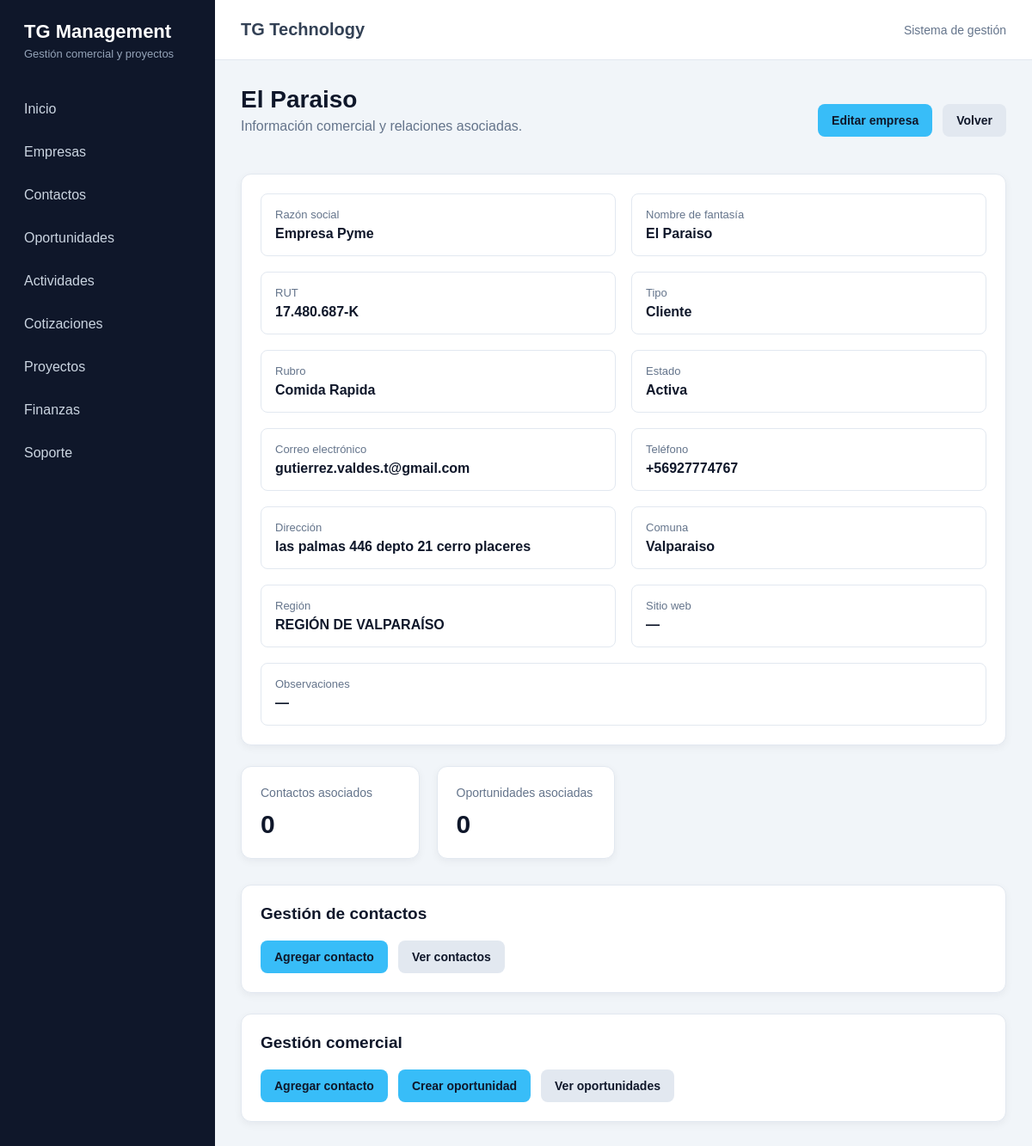
The page /crm/empresas/1/ on the database as committed earlier.
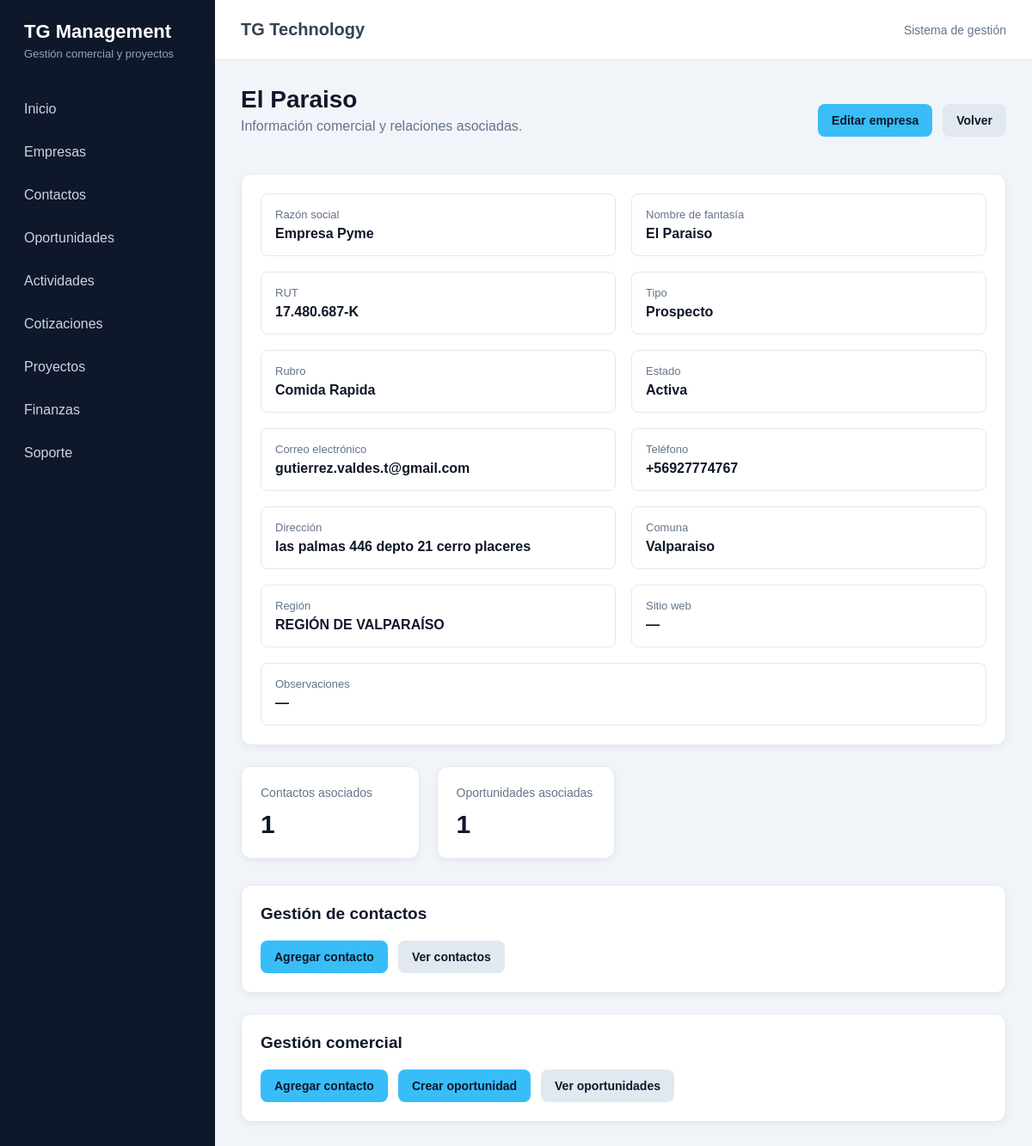
The same page on the database as committed later.
### crm/models.py (models this page shows)
class Empresa(models.Model):
    class TipoEmpresa(models.TextChoices):
        PROSPECTO = "PROSPECTO", "Prospecto"
        CLIENTE = "CLIENTE", "Cliente"
        PROVEEDOR = "PROVEEDOR", "Proveedor"
        PARTNER = "PARTNER", "Partner"
    class EstadoEmpresa(models.TextChoices):
        ACTIVA = "ACTIVA", "Activa"
        INACTIVA = "INACTIVA", "Inactiva"
    razon_social = models.CharField(
        "Razón social",
        max_length=200,
    )
    nombre_fantasia = models.CharField(
        "Nombre de fantasía",
        max_length=200,
        blank=True,
    )
    rut = models.CharField(
        "RUT",
        max_length=20,
        blank=True,
        unique=True,
        null=True,
    )
    tipo = models.CharField(
        "Tipo de empresa",
        max_length=20,
        choices=TipoEmpresa.choices,
        default=TipoEmpresa.PROSPECTO,
    )
    rubro = models.CharField(
        "Rubro",
        max_length=150,
        blank=True,
    )
    sitio_web = models.URLField(
        "Sitio web",
        blank=True,
    )
    telefono = models.CharField(
        "Teléfono",
        max_length=30,
        blank=True,
    )
    email = models.EmailField(
        "Correo electrónico",
        blank=True,
    )
    direccion = models.CharField(
        "Dirección",
        max_length=250,
        blank=True,
    )
    comuna = models.CharField(
        "Comuna",
        max_length=100,
        blank=True,
    )
    region = models.CharField(
        "Región",
        max_length=100,
        blank=True,
    )
    estado = models.CharField(
        "Estado",
        max_length=20,
        choices=EstadoEmpresa.choices,
        default=EstadoEmpresa.ACTIVA,
    )
    observaciones = models.TextField(
        "Observaciones",
        blank=True,
    )
    creado_por = models.ForeignKey(
        settings.AUTH_USER_MODEL,
        verbose_name="Creado por",
        on_delete=models.SET_NULL,
        null=True,
        blank=True,
        related_name="empresas_creadas",
    )
    fecha_creacion = models.DateTimeField(
        "Fecha de creación",
        auto_now_add=True,
    )
    fecha_actualizacion = models.DateTimeField(
        "Última actualización",
        auto_now=True,
    )
    class Meta:
        verbose_name = "Empresa"
        verbose_name_plural = "Empresas"
        ordering = ["razon_social"]
    def __str__(self):
        return self.nombre_fantasia or self.razon_social

### crm/views.py (the view)
def empresa_detalle(request, pk):
    empresa = get_object_or_404(
        Empresa.objects.prefetch_related(
            "contactos",
            "oportunidades",
        ),
        pk=pk,
    )
    contexto = {
        "empresa": empresa,
    }
    return render(
        request,
        "crm/empresa_detalle.html",
        contexto,
    )

### crm/templates/crm/empresa_detalle.html (shortened to what the changed rows need)
{% extends "core/base.html" %}
{% block content %}
    <div class="acciones">
        <div class="encabezado-pagina">
            <h1>{{ empresa }}</h1>
            <p>
                Información comercial y relaciones asociadas.
            </p>
        </div>
    </div>
    <div class="panel">
        <div class="detalle-grid">
            <div class="detalle-item">
                <p>Razón social</p>
                <strong>{{ empresa.razon_social }}</strong>
            </div>
            <div class="detalle-item">
                <p>Nombre de fantasía</p>
                <strong>
                    {{ empresa.nombre_fantasia|default:"—" }}
                </strong>
            </div>
            <div class="detalle-item">
                <p>RUT</p>
                <strong>{{ empresa.rut|default:"—" }}</strong>
            </div>
            <div class="detalle-item">
                <p>Tipo</p>
                <strong>{{ empresa.get_tipo_display }}</strong>
            </div>
            <div class="detalle-item">
                <p>Rubro</p>
                <strong>{{ empresa.rubro|default:"—" }}</strong>
            </div>
            <div class="detalle-item">
                <p>Estado</p>
                <strong>{{ empresa.get_estado_display }}</strong>
            </div>
            <div class="detalle-item">
                <p>Correo electrónico</p>
                <strong>{{ empresa.email|default:"—" }}</strong>
            </div>
            <div class="detalle-item">
                <p>Teléfono</p>
                <strong>{{ empresa.telefono|default:"—" }}</strong>
            </div>
            <div class="detalle-item">
                <p>Dirección</p>
                <strong>{{ empresa.direccion|default:"—" }}</strong>
            </div>
            <div class="detalle-item">
                <p>Comuna</p>
                <strong>{{ empresa.comuna|default:"—" }}</strong>
            </div>
            <div class="detalle-item">
                <p>Región</p>
                <strong>{{ empresa.region|default:"—" }}</strong>
            </div>
            <div class="detalle-item campo-completo">
                <p>Observaciones</p>
                <strong>
                    {{ empresa.observaciones|default:"—"|linebreaksbr }}
                </strong>
            </div>
        </div>
    </div>
    <div class="tarjetas tarjetas-separadas">
        <div class="tarjeta">
            <p>Contactos asociados</p>
            <strong>{{ empresa.contactos.count }}</strong>
        </div>
        <div class="tarjeta">
            <p>Oportunidades asociadas</p>
            <strong>{{ empresa.oportunidades.count }}</strong>
        </div>
    </div>
    <div class="panel">
        <h2>Gestión de contactos</h2>
    </div>
    <div class="panel">
        <h2>Gestión comercial</h2>
    </div>
{% endblock %}

Rows that differ between the two databases and show on the page:
changed Empresa "El Paraiso": tipo "Cliente" → "Prospecto"; contactos.count "0" → "1"; oportunidades.count "0" → "1"
